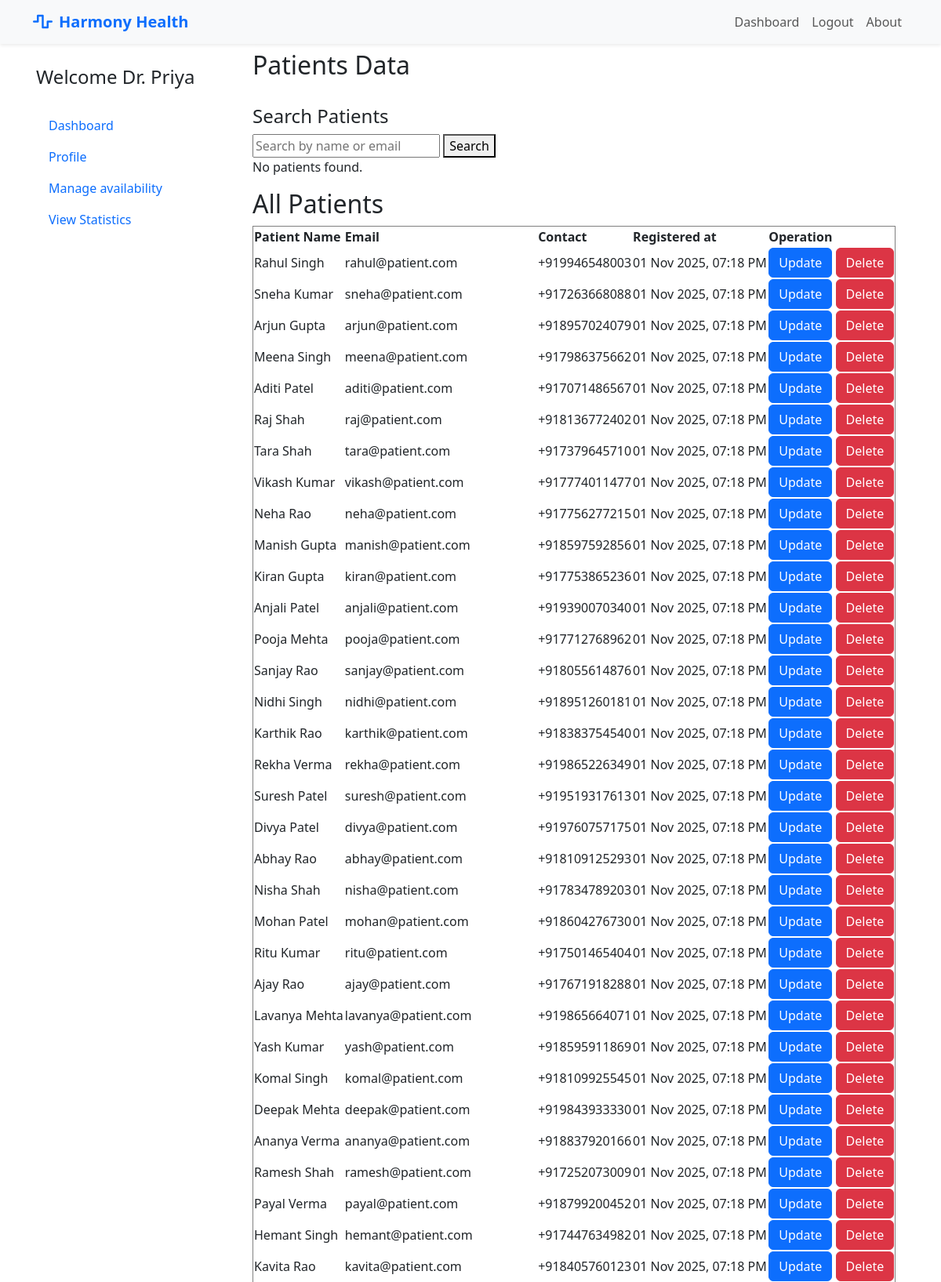
Page /admin/view_patients (signed in, upper part) on the committed database.
### models.py (models this page shows, shortened)
class User(UserMixin, db.Model):
    __tablename__ = 'users'
    id = db.Column(db.Integer, primary_key=True)
    email = db.Column(db.String(150), unique=True, nullable=False)
    password = db.Column(db.String(200), nullable=False)
    first_name = db.Column(db.String(100), nullable=False)
    last_name = db.Column(db.String(100), nullable=False)
    created_at = db.Column(db.DateTime, default=datetime.utcnow)
    role = db.Column(db.String(20), nullable=False)
    contact_number = db.Column(db.String(100), nullable=True)
    gender = db.Column(db.String(10), nullable=True)
    dob = db.Column(db.Date, nullable=True)
    address = db.Column(db.String(255), nullable=True)
    patient_appointments = db.relationship('Appointment', foreign_keys='Appointment.patient_id', back_populates='patient', lazy=True)
    qualification = db.Column(db.String(200))
    specialization_id = db.Column(db.Integer, db.ForeignKey('departments.id'), nullable=True)
    specialization = db.relationship('Department', back_populates='doctors')
    doctor_appointments = db.relationship('Appointment', foreign_keys='Appointment.doctor_id', back_populates='doctor', lazy=True)

### routes/admin.py (the view)
@admin.route('/view_patients')
@login_required
def view_patients():
    check_user_role('admin')
    patients = User.query.filter_by(role='patient').all()
    return render_template('admin/patient/patients.html', patients=patients)

### app.py (called while the page is built)
def create_app():
    app = Flask(__name__)
    app.secret_key = 'app_secret_key'
    app.config['SQLALCHEMY_DATABASE_URI'] = 'sqlite:///hospital.db'
    db.init_app(app)
    bcrypt.init_app(app)
    login_manager.init_app(app)
    login_manager.login_view = 'auth.login'
    @login_manager.user_loader
    def load_user(user_id):
        return User.query.get(int(user_id))
    app.register_blueprint(auth, url_prefix='/auth')
    app.register_blueprint(admin, url_prefix='/admin')
    app.register_blueprint(doctor, url_prefix='/doctor')
    app.register_blueprint(patient, url_prefix='/patient')
    app.register_blueprint(api_bp, url_prefix='/api')
    with app.app_context():
        db.create_all()
        print('Database Created Successfully !!')
    return app

### routes/auth.py (called while the page is built)
def check_user_role(role):
    if current_user.role not in role:
        flash(f'You must be an {role} to view this page.')
        return redirect(url_for('auth.login'))

### templates/admin/patient/patients.html
{% extends "base.html" %}
{% block main %}
<h2>Patients Data</h2><br>
<div class="">
    <h4>Search Patients</h4>
    <form method="get" action="{{ url_for('admin.search_patients') }}">
        <input type="text" name="search" placeholder="Search by name or email" value="{{ query }}">
        <button type="submit">Search</button>
    </form>
    {% if results %}
    <table>
        <thead>
            <tr>
                <th>Name</th>
                <th>Email</th>
                <th>Contact</th>
            </tr>
        </thead>
        <tbody>
            {% for patient in results %}
            <tr>
                <td>{{ patient.first_name }} {{ patient.last_name }}</td>
                <td>{{ patient.email }}</td>
                <td>{{ patient.contact_number }}</td>
            </tr>
            {% endfor %}
        </tbody>
    </table>
    {% else %}
    <p>No patients found.</p>
    {% endif %}
    <h2>All Patients</h2>
    <table border="solid">
        <thead>
            <tr>
                <th>Patient Name</th>
                <th>Email</th>
                <th>Contact</th>
                <th>Registered at</th>
                <th>Operation</th>
            </tr>
        </thead>
        <tbody>
            {% for patient in patients %}
            <tr>
                <td>{{ patient.first_name }} {{ patient.last_name }}</td>
                <td> {{ patient.email }} </td>
                <td> {{ patient.contact_number }} </td>
                <td> {{ patient.created_at.strftime('%d %b %Y, %I:%M %p') }}</td>
                <td>
                    <a class="btn btn-primary" href="{{ url_for('admin.update_patient', id=patient.id) }}">Update</a>
                    <a class="btn btn-danger" href="{{ url_for('admin.delete_patient', id=patient.id) }}">Delete</a>
                </td>
            </tr>
            {% endfor %}
        </tbody>
    </table>
</div>
{% endblock %}

### templates/base.html (shortened to what this page needs)
<!DOCTYPE html>
<html lang="en">
<head>
    <link href="https://cdn.jsdelivr.net/npm/bootstrap@5.3.3/dist/css/bootstrap.min.css" rel="stylesheet"
        xintegrity="sha384-QWTKZyjpPEjISv5WaRU9OFeRpok6YctnYmDr5pNlyT2bRjXh0JMhjY6hW+ALEwIH">
    <link rel="stylesheet" href="https://cdnjs.cloudflare.com/ajax/libs/font-awesome/6.5.1/css/all.min.css">
</head>
<body class="container-sm">
    <header>
        <nav class="navbar navbar-expand-lg bg-light fixed-top shadow-sm" id="mainNavbar">
            <div class="container">
                <a class="navbar-brand text-primary fw-bold" href="{{url_for('landing_page')}}">
                    <i class="fas fa-wave-square me-2"></i>Harmony Health
                </a>
                <div class="collapse navbar-collapse" id="navbarNav">
                    <ul class="navbar-nav ms-auto">
                        {% if current_user.is_authenticated %}
                        <li class="nav-item"><a href="{{url_for( current_user.role +'.dashboard')}}" class="nav-link "
                                aria-current="page">Dashboard</a></li>
                        {% else %}
                        <li class="nav-item"><a href="{{url_for( 'landing_page')}}" class="nav-link "
                                aria-current="page">Home</a></li>
                        {% endif %}
                        {% if not current_user.is_authenticated %}
                        <li class="nav-item"><a href="{{ url_for('auth.register') }}" class="nav-link">Register</a></li>
                        <li class="nav-item"><a href="{{ url_for('auth.login') }}" class="nav-link">Login</a></li>
                        {% else %}
                        <li class="nav-item"><a href="{{ url_for('auth.logout') }}" class="nav-link">Logout</a></li>
                        {% endif %}
                        <li class="nav-item"><a href="#" class="nav-link">About</a></li>
                    </ul>
                </div>
            </div>
        </nav>
    </header>
    <div class="row md-2 mt-5 pt-3">
        <div class="d-flex flex-column flex-shrink-0 p-3  min-vh-100" style="width: 280px;">
            {% if current_user.is_authenticated %}
            {% if current_user.role =='doctor' %}
            <span class="fs-4 ">Welcome Dr. {{ current_user.first_name }}</span>
            <br>
            <ul class="nav nav-pills flex-column mb-auto">
                <li> <a href="{{url_for('doctor.dashboard')}}" class="nav-link ">
                        Dashboard
                    </a> </li>
                <li> <a href="{{url_for('doctor.profile')}}" class="nav-link ">
                        Profile
                    </a> </li>
                <li class="nav-item"> <a href="{{ url_for('doctor.availability') }}" class="nav-link "
                        aria-current="page">
                        Manage availability
                    </a> </li>
                <li> <a href="{{url_for('doctor.stats')}}" class="nav-link ">
                        View Statistics
                    </a> </li>
            </ul>
            {% endif %}
            {% endif %}
        </div>
        <div class="col">
            {% block main %}
            {% endblock %}
        </div>
    </div>
</body>
</html>

### rows in the picture
User: first_name "Priya"
User: first_name "Rahul", last_name "Singh", email "rahul@patient.com", contact_number "+919946548003", created_at "01 Nov 2025, 07:18 PM"
User: first_name "Sneha", last_name "Kumar", email "sneha@patient.com", contact_number "+917263668088", created_at "01 Nov 2025, 07:18 PM"
User: first_name "Arjun", last_name "Gupta", email "arjun@patient.com", contact_number "+918957024079", created_at "01 Nov 2025, 07:18 PM"
User: first_name "Meena", last_name "Singh", email "meena@patient.com", contact_number "+917986375662", created_at "01 Nov 2025, 07:18 PM"
User: first_name "Aditi", last_name "Patel", email "aditi@patient.com", contact_number "+917071486567", created_at "01 Nov 2025, 07:18 PM"
User: first_name "Raj", last_name "Shah", email "raj@patient.com", contact_number "+918136772402", created_at "01 Nov 2025, 07:18 PM"
User: first_name "Tara", last_name "Shah", email "tara@patient.com", contact_number "+917379645710", created_at "01 Nov 2025, 07:18 PM"
User: first_name "Vikash", last_name "Kumar", email "vikash@patient.com", contact_number "+917774011477", created_at "01 Nov 2025, 07:18 PM"
User: first_name "Neha", last_name "Rao", email "neha@patient.com", contact_number "+917756277215", created_at "01 Nov 2025, 07:18 PM"
User: first_name "Manish", last_name "Gupta", email "manish@patient.com", contact_number "+918597592856", created_at "01 Nov 2025, 07:18 PM"
User: first_name "Kiran", last_name "Gupta", email "kiran@patient.com", contact_number "+917753865236", created_at "01 Nov 2025, 07:18 PM"
User: first_name "Anjali", last_name "Patel", email "anjali@patient.com", contact_number "+919390070340", created_at "01 Nov 2025, 07:18 PM"
User: first_name "Pooja", last_name "Mehta", email "pooja@patient.com", contact_number "+917712768962", created_at "01 Nov 2025, 07:18 PM"
User: first_name "Sanjay", last_name "Rao", email "sanjay@patient.com", contact_number "+918055614876", created_at "01 Nov 2025, 07:18 PM"
User: first_name "Nidhi", last_name "Singh", email "nidhi@patient.com", contact_number "+918951260181", created_at "01 Nov 2025, 07:18 PM"
User: first_name "Karthik", last_name "Rao", email "karthik@patient.com", contact_number "+918383754540", created_at "01 Nov 2025, 07:18 PM"
User: first_name "Rekha", last_name "Verma", email "rekha@patient.com", contact_number "+919865226349", created_at "01 Nov 2025, 07:18 PM"
User: first_name "Suresh", last_name "Patel", email "suresh@patient.com", contact_number "+919519317613", created_at "01 Nov 2025, 07:18 PM"
User: first_name "Divya", last_name "Patel", email "divya@patient.com", contact_number "+919760757175", created_at "01 Nov 2025, 07:18 PM"
User: first_name "Abhay", last_name "Rao", email "abhay@patient.com", contact_number "+918109125293", created_at "01 Nov 2025, 07:18 PM"
User: first_name "Nisha", last_name "Shah", email "nisha@patient.com", contact_number "+917834789203", created_at "01 Nov 2025, 07:18 PM"
User: first_name "Mohan", last_name "Patel", email "mohan@patient.com", contact_number "+918604276730", created_at "01 Nov 2025, 07:18 PM"
User: first_name "Ritu", last_name "Kumar", email "ritu@patient.com", contact_number "+917501465404", created_at "01 Nov 2025, 07:18 PM"
User: first_name "Ajay", last_name "Rao", email "ajay@patient.com", contact_number "+917671918288", created_at "01 Nov 2025, 07:18 PM"
User: first_name "Lavanya", last_name "Mehta", email "lavanya@patient.com", contact_number "+919865664071", created_at "01 Nov 2025, 07:18 PM"
User: first_name "Yash", last_name "Kumar", email "yash@patient.com", contact_number "+918595911869", created_at "01 Nov 2025, 07:18 PM"
User: first_name "Komal", last_name "Singh", email "komal@patient.com", contact_number "+918109925545", created_at "01 Nov 2025, 07:18 PM"
User: first_name "Deepak", last_name "Mehta", email "deepak@patient.com", contact_number "+919843933330", created_at "01 Nov 2025, 07:18 PM"
User: first_name "Ananya", last_name "Verma", email "ananya@patient.com", contact_number "+918837920166", created_at "01 Nov 2025, 07:18 PM"
User: first_name "Ramesh", last_name "Shah", email "ramesh@patient.com", contact_number "+917252073009", created_at "01 Nov 2025, 07:18 PM"
User: first_name "Payal", last_name "Verma", email "payal@patient.com", contact_number "+918799200452", created_at "01 Nov 2025, 07:18 PM"
User: first_name "Hemant", last_name "Singh", email "hemant@patient.com", contact_number "+917447634982", created_at "01 Nov 2025, 07:18 PM"
User: first_name "Kavita", last_name "Rao", email "kavita@patient.com", contact_number "+918405760123", created_at "01 Nov 2025, 07:18 PM"
